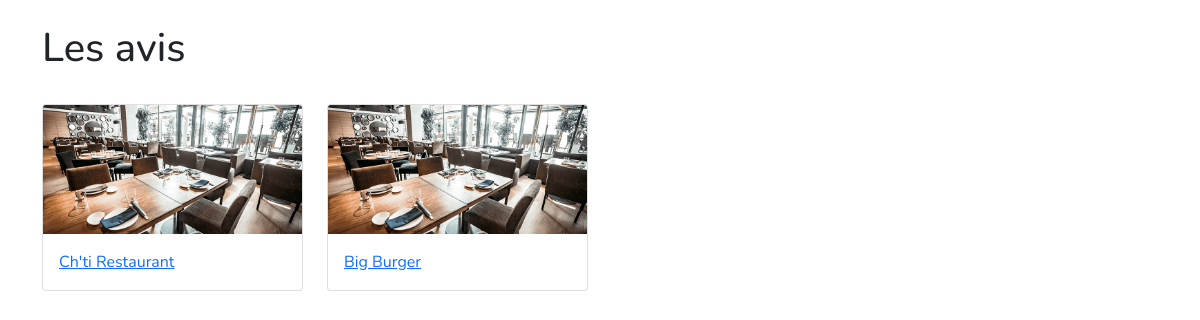
The page / on the database its author committed.
### tables this page shows
CREATE TABLE `restaurants` (
  `id` int(11) NOT NULL,
  `name` varchar(255) NOT NULL,
  `image` varchar(255) NOT NULL
);

### helpers.php (called while the page is built, shortened)
<?php
function db() {
    $db = new PDO('mysql:host=localhost;dbname=exercice-sql-1;charset=utf8', 'root', '');
    $db->setAttribute(PDO::ATTR_ERRMODE, PDO::ERRMODE_EXCEPTION);
    return $db;
}
function select($sql, $bindings = []) {
    $query = db()->prepare($sql);
    $query->execute($bindings);
    return $query->fetchAll();
}

### index.php (the view, shortened to what this page needs)
<?php
    require 'helpers.php';
    $restaurants = select('select * from restaurants');
?>
<!DOCTYPE html>
<html lang="fr">
<head>
    <link href="https://cdn.jsdelivr.net/npm/bootstrap@5.1.3/dist/css/bootstrap.min.css" rel="stylesheet">
    <link href="https://cdnjs.cloudflare.com/ajax/libs/font-awesome/6.0.0/css/all.min.css" rel="stylesheet">
    <link href="app.css" rel="stylesheet">
</head>
<body>
    <div class="container">
        <h1 class="mt-4">Les avis</h1>
        <div class="row pt-4">
            <?php foreach ($restaurants as $restaurant) { ?>
            <div class="col-lg-3">
                <a href="avis.php?id=<?= $restaurant['id']; ?>">
                    <div class="card">
                        <img class="card-img-top" src="<?= $restaurant['image']; ?>" alt="<?= $restaurant['name']; ?>">
                        <div class="card-body">
                            <?= $restaurant['name']; ?>
                        </div>
                    </div>
                </a>
            </div>
            <?php } ?>
        </div>
    </div>
</body>
</html>

### app.css (style rules this page uses)
body { font-family: 'Nunito', sans-serif; }

### rows shown on the page
restaurants: image (picture), name "Ch'ti Restaurant"
restaurants: image (picture), name "Big Burger"
